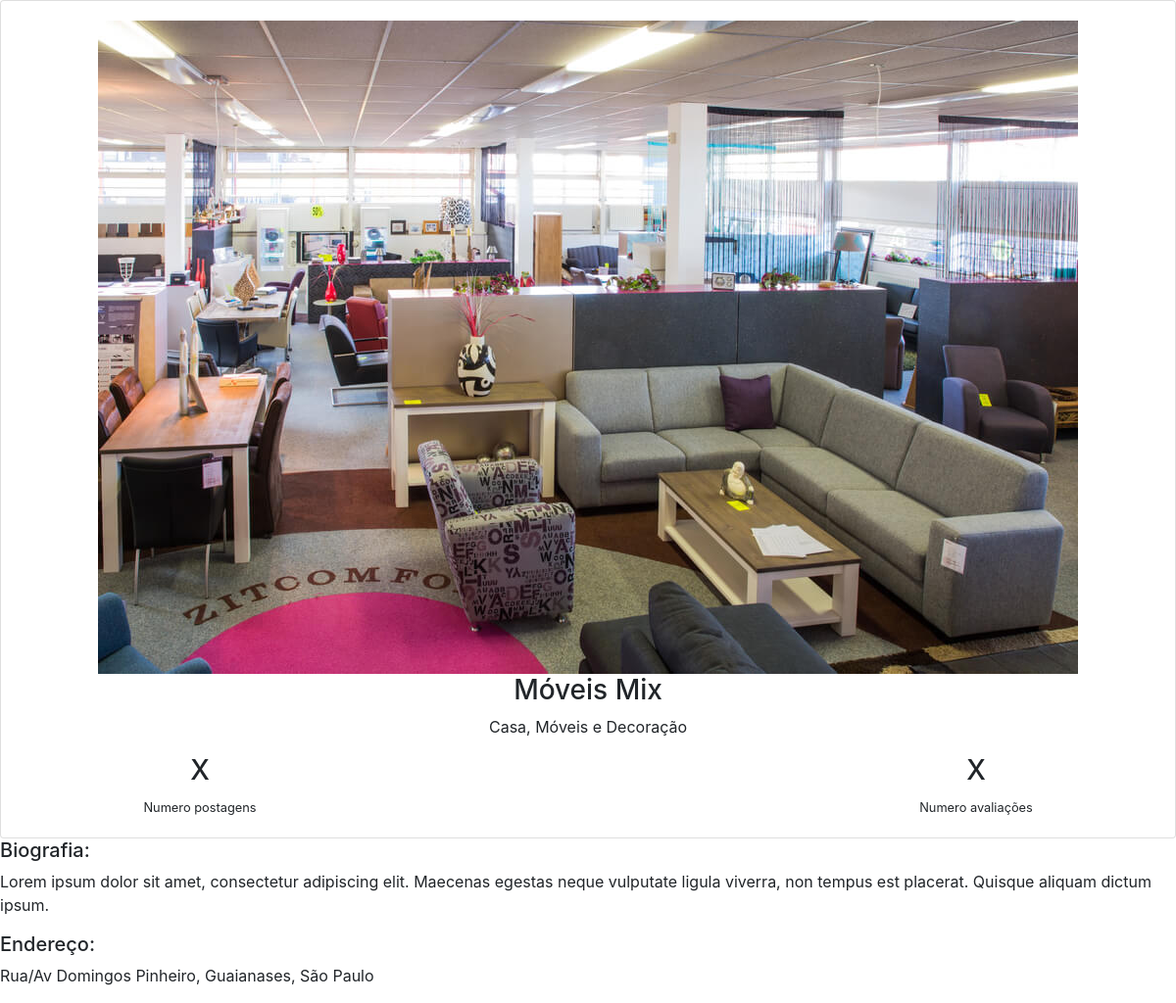
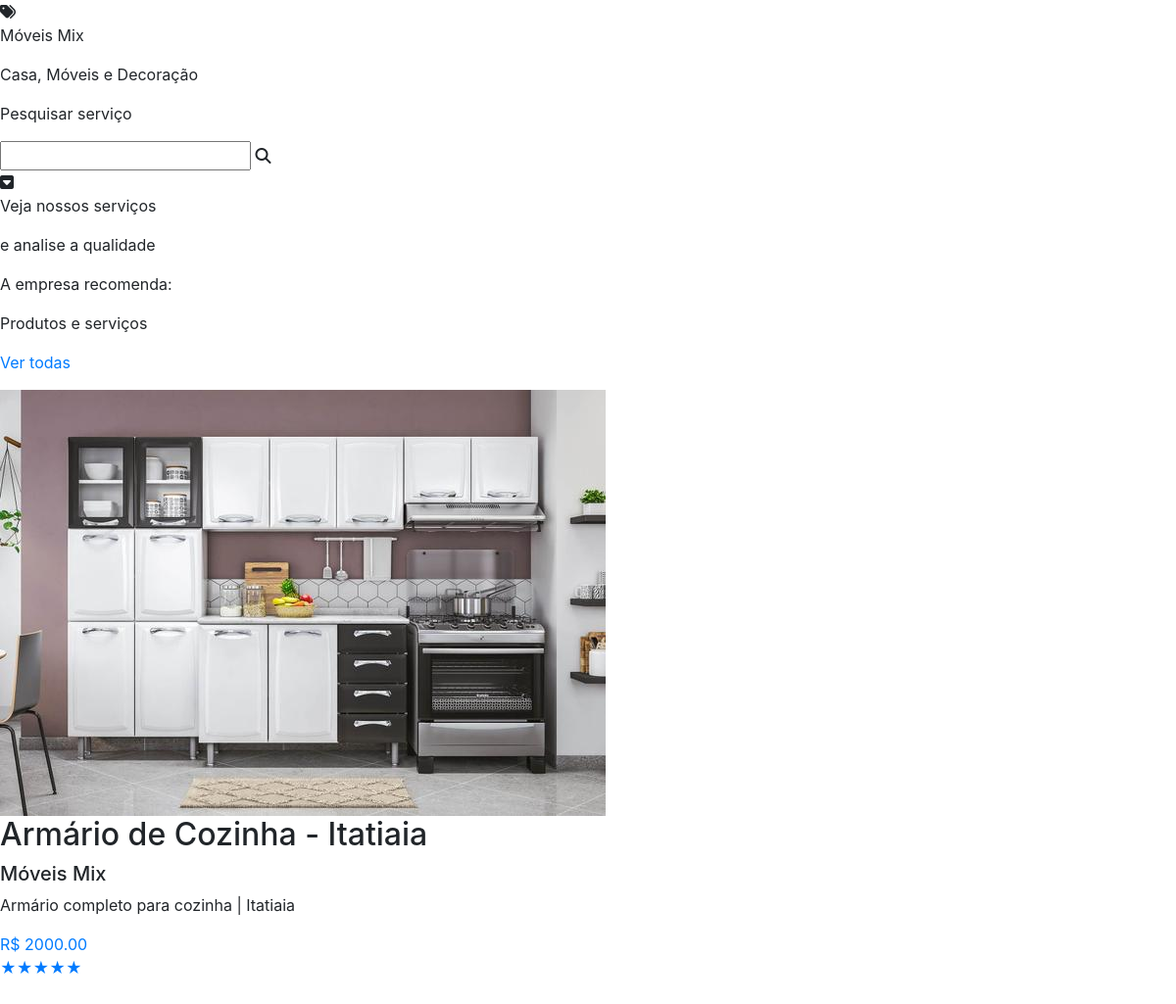
The app's page /Anpere/perfilEmpresa.php?id=32 with its own data (2 pictures, top to bottom).
### tables this page shows
CREATE TABLE `tbperfilempresa` (
  `idPerfilEmpresa` int(11) NOT NULL,
  `idEmpresa` int(11) NOT NULL,
  `fotoPerfilEmpresa` varchar(1000) NOT NULL,
  `biografiaPerfilEmpresa` varchar(1000) NOT NULL
);

CREATE TABLE `tbempresa` (
  `idEmpresa` int(11) NOT NULL,
  `nomeEmpresa` varchar(50) NOT NULL DEFAULT '0',
  `emailEmpresa` varchar(150) NOT NULL DEFAULT '0',
  `senhaEmpresa` varchar(50) NOT NULL DEFAULT '0',
  `cnpjEmpresa` varchar(14) NOT NULL DEFAULT '0',
  `logradouroEmpresa` varchar(100) NOT NULL,
  `numEndEmpresa` int(11) NOT NULL,
  `cepEmpresa` varchar(15) NOT NULL,
  `bairroEmpresa` text NOT NULL,
  `cidadeEmpresa` text NOT NULL,
  `estadoEmpresa` text NOT NULL,
  `disponibilidade` tinyint(1) NOT NULL,
  `nivel_acesso` int(1) NOT NULL,
  `idCategoria` int(11) NOT NULL
);

CREATE TABLE `tbcategoria` (
  `idCategoria` int(11) NOT NULL,
  `nomeCategoria` text NOT NULL
);

CREATE TABLE `tbpublicacao` (
  `idPublicacao` int(11) NOT NULL,
  `tituloPublicacao` varchar(500) NOT NULL,
  `fotoProdutoPublicacao` varchar(50) NOT NULL,
  `precoProdutoPublicacao` decimal(6,2) NOT NULL,
  `descricaoPublicacao` varchar(50) NOT NULL,
  `idAvaliacao` int(11) DEFAULT NULL,
  `idEmpresa` int(11) NOT NULL,
  `linkAvaliacao` varchar(1000) NOT NULL
);

### Anpere/perfilEmpresa.php (the view, shortened to what this page needs)
<!DOCTYPE html>
<html lang="pt-br">
<head>
    <link rel="stylesheet" href="resources/css/perfil.css">
    <link rel="stylesheet" href="https://maxcdn.bootstrapcdn.com/bootstrap/4.0.0/css/bootstrap.min.css">
</head>
<body>
<?php
$id = $_GET["id"];
$pdo = Connection::GET_PDO();
    $stmt = $pdo -> prepare("select * from tbempresa where idEmpresa = '$id'");
    $stmt -> execute();
    while($row = $stmt->fetch(PDO::FETCH_BOTH)){
        $nome = $row['nomeEmpresa'];
        $logradouro = $row['logradouroEmpresa'];
        $cidade = $row['cidadeEmpresa'];
        $bairro = $row['bairroEmpresa'];
        $idCategoria = $row['idCategoria'];
    };
    $stmt = $pdo -> prepare("select * from tbperfilempresa where idEmpresa = '$id'");
    $stmt -> execute();
    while($row = $stmt->fetch(PDO::FETCH_BOTH)){
        $fotoPerfil = $row['fotoPerfilEmpresa'];
        $biografia = $row['biografiaPerfilEmpresa'];
    };
    $stmt = $pdo -> prepare("select * from tbcategoria where idCategoria = '$idCategoria'");
    $stmt -> execute();
    while($row = $stmt->fetch(PDO::FETCH_BOTH)){
      $nomeCategoria = $row['nomeCategoria'];
    };
?>
    <div class="conteudo">
        <div class="LadoEsquerdo">
        <div class="card"> <div class="banner"></div>
            <div class="card-body little-profile text-center">
                <div class="pro-img"><img src="resources/images/upload/perfilEmpresa/<?php echo $fotoPerfil; ?>" alt="user"></div>
                <h3 class="m-b-0"><?php echo $nome ?></h3>
                <p><?php echo $nomeCategoria; ?></p>
                <div class="row text-center m-t-20">
                    <div class="col-lg-4 col-md-4 m-t-20">
                        <h3 class="m-b-0 font-light">X</h3><small>Numero postagens</small>
                    </div>
                    <div class="col-lg-4 col-md-4 m-t-20">
                    </div>
                    <div class="col-lg-4 col-md-4 m-t-20">
                        <h3 class="m-b-0 font-light">X</h3><small>Numero avaliações</small>
                    </div>
            </div>
        </div>
    </div></div>
</div>
    <div class="LadoDireito">
    <div class="conteudo2">
    <div class="biografia">
    <h5>Biografia:</h5>
    <p ontouchstart="true"> <?php echo $biografia ?></p>
</div> <div class="endereco"><h5>Endereço:</h5>
    <p ontouchstart="true"><?php echo "Rua/Av " . $logradouro;
                                echo ", ";
                                echo $bairro;
                                echo ", ";
                                echo $cidade ?></p>
</div></div>
<div class="conteudo-pub">
<div class="barraInformativa">
  <div class="parte1"> <i class="fas fa-tags"></i> <p class="empresa"><?php echo $nome?></p>
<p class="setor"><?php echo $nomeCategoria; ?></p></div>
  <div class="parte2"> <p class="pesquisar">Pesquisar serviço</p> <div class="barraPesquisa"><input type="text"> <i class="fas fa-search"></i></div></div>
  <div class="parte3"><i class="fas fa-caret-square-down"></i> <p class="parceria">Veja nossos serviços</p>
<p class="parceria2">e analise a qualidade</p></div>
</div>
<div class="tituloRecomenda">
<p class="tituloPrincipal"> A empresa recomenda:</p></div>
<div class="titulo">
<p class="tituloPrincipal"> Produtos e serviços </p> <a href="#"><p class="subtitulo"> Ver todas </p></a></div>
<div class="cards">
<?php
$stmt = $pdo -> prepare("select * from tbpublicacao where idEmpresa = '$id'");
$stmt -> execute();
while($row = $stmt->fetch(PDO::FETCH_BOTH)){
 echo("
 <div class='recipe-card'>
<aside>
  <img src='resources/images/upload/publicacao/"); echo $row['fotoProdutoPublicacao']; echo("' alt='Chai Oatmeal' />
</aside>
<article>
  <h2>"); echo $row['tituloPublicacao']; echo("</h2>
  <h5>"); echo $nome; echo("</h5>
  <p>"); echo $row['descricaoPublicacao']; echo("</p>
  <a href='#' class='button'>"); echo("R$ ".$row['precoProdutoPublicacao']); echo("</a>
  <div class='estrelas'>
  <div class='rating rating2'><!--
		--><a href='#5' title='Give 5 stars'>★</a><!--
		--><a href='#4' title='Give 4 stars'>★</a><!--
		--><a href='#3' title='Give 3 stars'>★</a><!--
		--><a href='#2' title='Give 2 stars'>★</a><!--
		--><a href='#1' title='Give 1 star'>★</a>
	</div>
</div>
</article>
</div>
 ");
};
?>
</div>
</div>
</div>
<br>
<br>
<br>
<br>
</body>
</html>

### Anpere/resources/css/perfil.css (style rules this page uses)
* { transition: 0.2s all; }
body { padding: 0; margin: 0; font-family: 'Poppins', sans-serif; background-color: #f0f4ff; }

### records on screen
tbperfilempresa: fotoPerfilEmpresa (picture), biografiaPerfilEmpresa "Lorem ipsum dolor sit amet, consectetur adipiscing elit. Maecenas egestas neque vulputate ligula viverra, non tempus est placerat. Quisque aliquam dictum ipsum."
tbempresa: nomeEmpresa "Móveis Mix", logradouroEmpresa "Domingos Pinheiro", bairroEmpresa "Guaianases", cidadeEmpresa "São Paulo"
tbcategoria: nomeCategoria "Casa, Móveis e Decoração"
tbpublicacao: fotoProdutoPublicacao (picture), tituloPublicacao "Armário de Cozinha - Itatiaia", idEmpresa.nomeEmpresa "Móveis Mix", descricaoPublicacao "Armário completo para cozinha | Itatiaia", precoProdutoPublicacao "2000.00"
